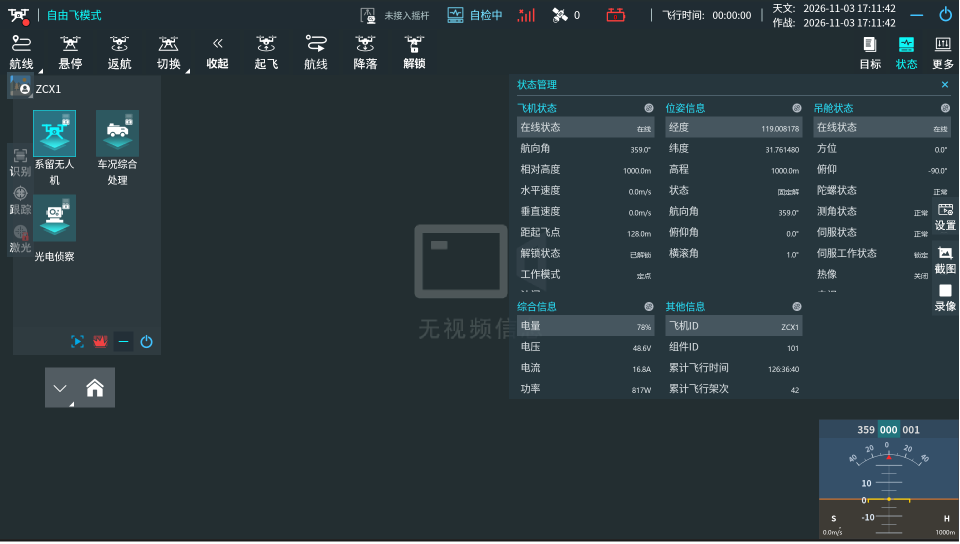
#> input picture samples/hz_gcs_status.png, 1920 x 1087 px (shown at 1/2 size)
$ python -i hz_gcs_hud.py   (imports and definitions only)
#> lines starting #> are read from the running program, lines starting #| are printed output that depends on the picture
"""HZ 系留无人机地面站桌面（状态管理面板）OCR。

自适应扫描画面右侧数字并按量级归类，不依赖固定分辨率/窗口位置。
离线可用：本机 Tesseract，无需联网训练。
"""

from __future__ import annotations

import re
import subprocess
import tempfile
from dataclasses import dataclass
from pathlib import Path

import cv2
import numpy as np

from app.aircraft.base import AircraftModel


@dataclass
class _NumHit:
    value: float
    raw: str
    x: float = 0.5
    y: float = 0.5
    conf: float = 50.0


# [459 lines left out: functions _float_num, _recover_coord, _lon_ok, _lat_ok, _looks_like_coord_int, _recover_angle_or_alt and 10 more, not called in this run]


def _core_ok(out: dict[str, float]) -> bool:
    return all(k in out for k in ("lon", "lat", "yaw", "pitch"))


# [72 lines left out: function parse_hz_gcs_adaptive, not called in this run]


def parse_hz_gcs_rois(frame_bgr: np.ndarray) -> dict[str, float]:
    return parse_hz_gcs_adaptive(frame_bgr)


class HzGcsHud(AircraftModel):
    # [15 lines left out: function __init__, not called in this run]

    def parse_hud(self, frame_bgr: np.ndarray) -> dict[str, float]:
        return parse_hz_gcs_adaptive(frame_bgr)

>>> import cv2
>>> picture = cv2.imread('../../samples/hz_gcs_status.png')
#> picture is the input picture: shape (1087, 1920, 3); mean B, G, R 62.1, 57.1, 43.6
>>> result = parse_hz_gcs_adaptive(picture)
#> in _prep_bw, `_, bw = cv2.threshold(inv, 0, 255, cv2.THRESH_BINARY + cv2.THRESH_OTSU)`:
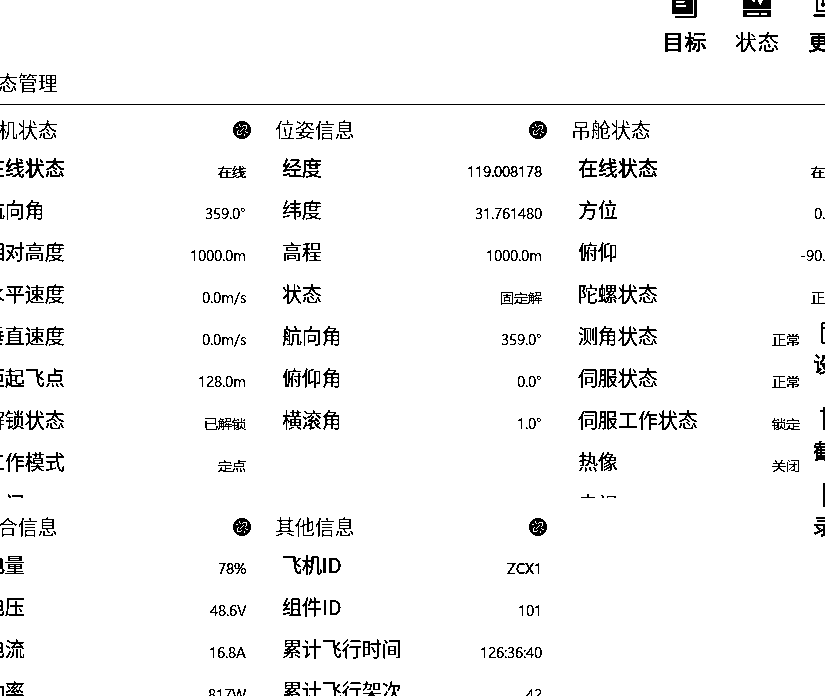
#> bw: shape (696, 825); 95.8% white; black in thin lines or dots
#> call 2 of _prep_bw, with scale = 2.4, mode = 'inv_otsu'
#> in _prep_bw (call 2), `gray = cv2.cvtColor(crop_bgr, cv2.COLOR_BGR2GRAY)`:
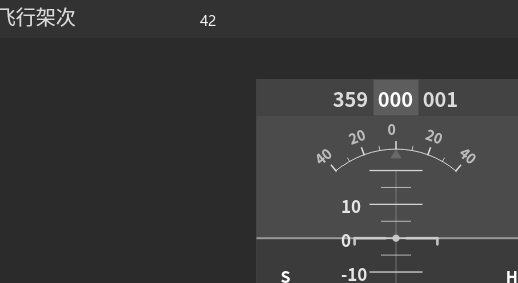
#> gray: shape (283, 518); min 43, max 255, mean 57.1
#> in _prep_bw (call 2), `_, bw = cv2.threshold(inv, 0, 255, cv2.THRESH_BINARY + cv2.THRESH_OTSU)`: bw: shape (283, 518); 97.7% white; black in thin lines or dots
#> in _prep_bw (call 2), `return cv2.resize(bw, None, fx=scale, fy=scale, interpolation=cv2.INTE..`:
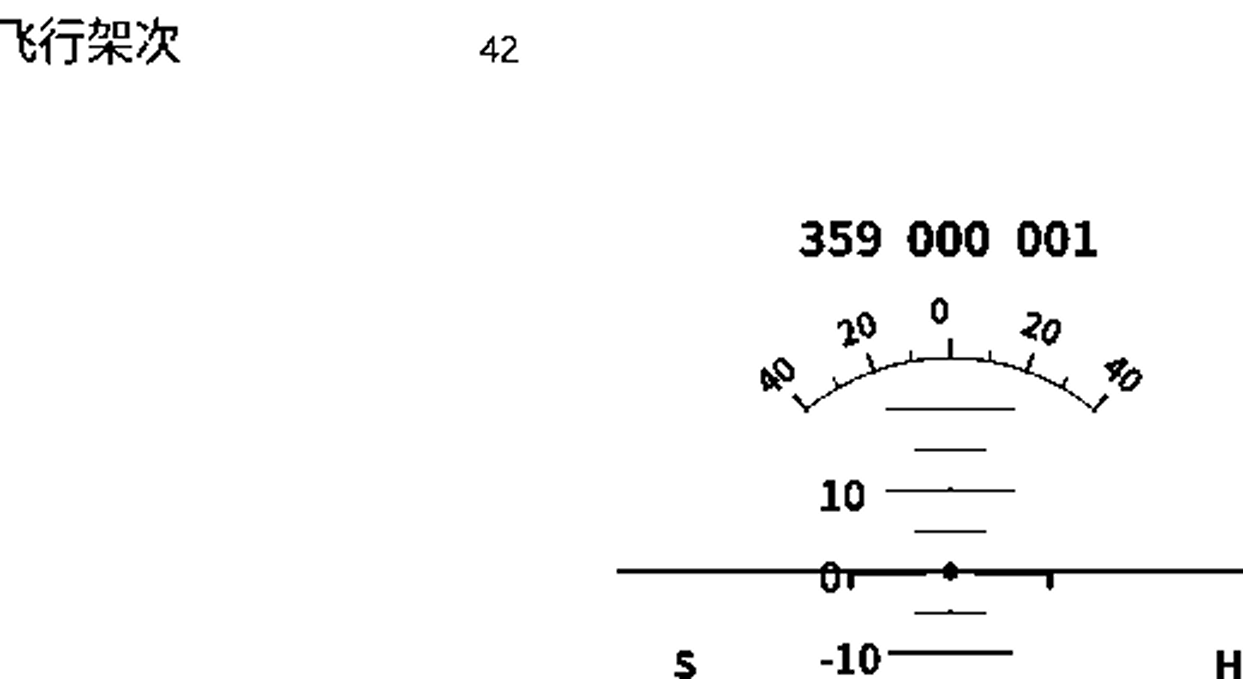
#> returned value: shape (679, 1243); min 0, max 255, mean 248.9
#> in parse_hz_gcs_adaptive, `out = _classify_hits(all_hits)`: out = 0 items
#> call 3 of _prep_bw, with scale = 2.6, mode = 'inv_otsu'
#> in _prep_bw (call 3), `_, bw = cv2.threshold(inv, 0, 255, cv2.THRESH_BINARY + cv2.THRESH_OTSU)`: bw: shape (391, 672); 95.6% white; black in thin lines or dots
#> in _prep_bw (call 3), `return cv2.resize(bw, None, fx=scale, fy=scale, interpolation=cv2.INTE..`:
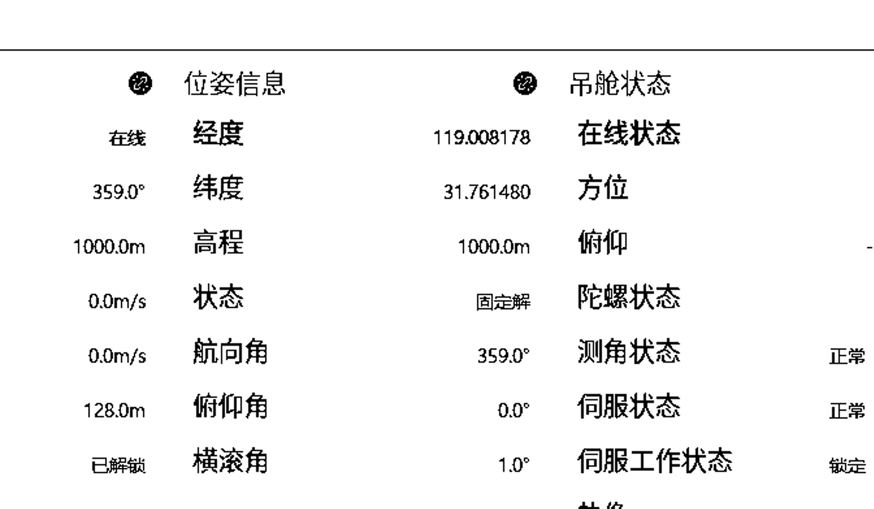
#> returned value: shape (1017, 1747) (shown at 1/2 size); min 0, max 255, mean 243.6
#> in _crop_norm (call 5), `x0, y0, x1, y1 = box`: x0 = 0.6; y0 = 0.12; y1 = 0.55
#> in _crop_norm (call 5), `return frame_bgr[int(y0 * h) : int(y1 * h), int(x0 * w) : int(x1 * w)]`:
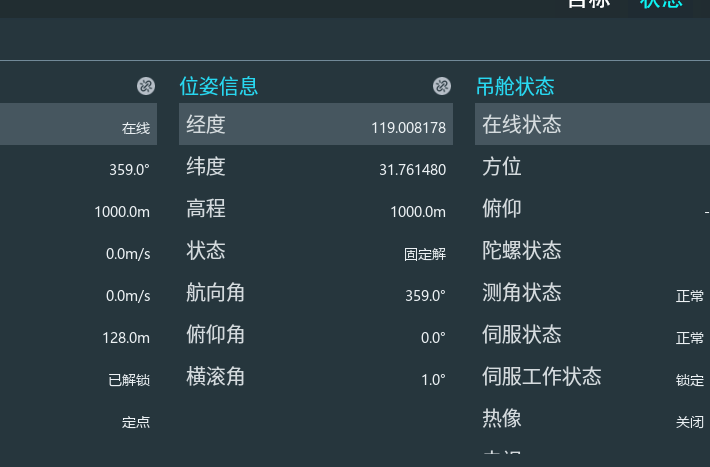
#> returned value: shape (467, 710, 3); mean of channels 0, 1, 2 68.9, 61.8, 45.7; drawn as B, G, R
#> call 4 of _prep_bw, with scale = 2, mode = 'inv_otsu'
#> in _prep_bw (call 4), `inv = 255 - gray`:
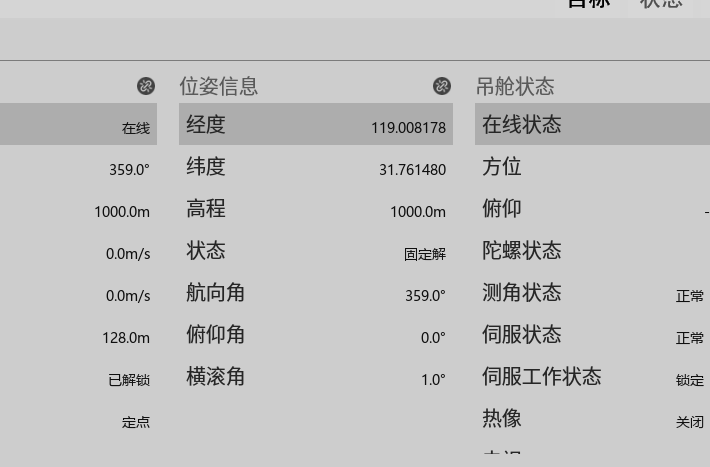
#> inv: shape (467, 710); min 0, max 215, mean 197.2
#> in _prep_bw (call 4), `_, bw = cv2.threshold(inv, 0, 255, cv2.THRESH_BINARY + cv2.THRESH_OTSU)`:
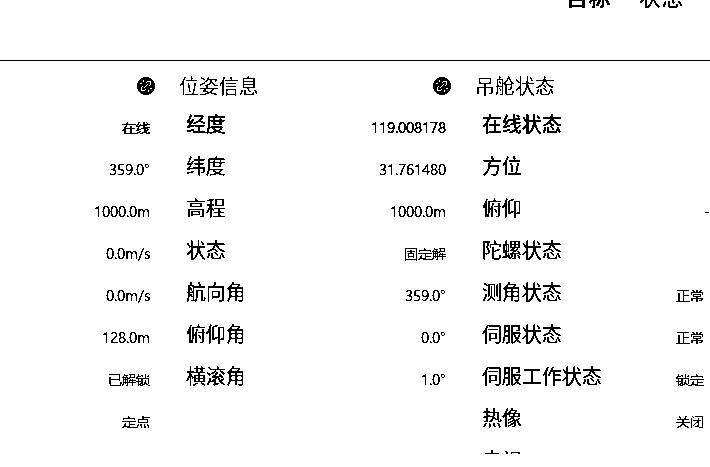
#> bw: shape (467, 710); 96.3% white; black in thin lines or dots
#> in parse_hz_gcs_adaptive, `labeled = _tesseract( _prep_bw(crop, _ocr_scale(crop)), lang="chi_sim+..`: labeled = ''
#> in parse_hz_gcs_adaptive, `from_labels = parse_hz_gcs_text(labeled)`: from_labels = 0 items
#> result = 0 items
